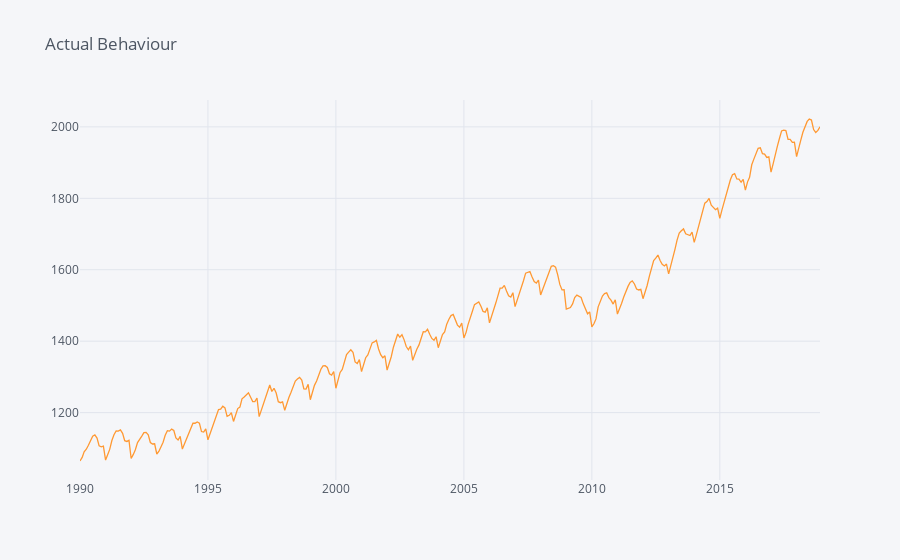

Here is the notebook cell this chart was saved with:
### Code cell
df.iplot(kind='line',x='ds',title='Actual Behaviour')

### Figure 1 — Plotly figure (JSON) as saved in the notebook; plotly's stock layout.template omitted (floating-point values rounded to 4 significant figures; data arrays with more than 128 entries replaced by an {"elided": "..."} marker saying what was removed)
{"data": [{"line": {"color": "rgba(255, 153, 51, 1.0)", "dash": "solid", "shape": "linear", "width": 1.3}, "mode": "lines", "name": "y", "text": "", "type": "scatter", "x": {"elided": "348 str values"}, "y": {"elided": "348 float values"}}], "layout": {"autosize": true, "legend": {"bgcolor": "#F5F6F9", "font": {"color": "#4D5663"}}, "paper_bgcolor": "#F5F6F9", "plot_bgcolor": "#F5F6F9", "title": {"font": {"color": "#4D5663"}, "text": "Actual Behaviour"}, "xaxis": {"autorange": true, "gridcolor": "#E1E5ED", "range": ["1990-01-01", "2018-12-01"], "showgrid": true, "tickfont": {"color": "#4D5663"}, "title": {"font": {"color": "#4D5663"}, "text": ""}, "type": "date", "zerolinecolor": "#E1E5ED"}, "yaxis": {"autorange": true, "gridcolor": "#E1E5ED", "range": [1011.0, 2075.0], "showgrid": true, "tickfont": {"color": "#4D5663"}, "title": {"font": {"color": "#4D5663"}, "text": ""}, "type": "linear", "zerolinecolor": "#E1E5ED"}}}
